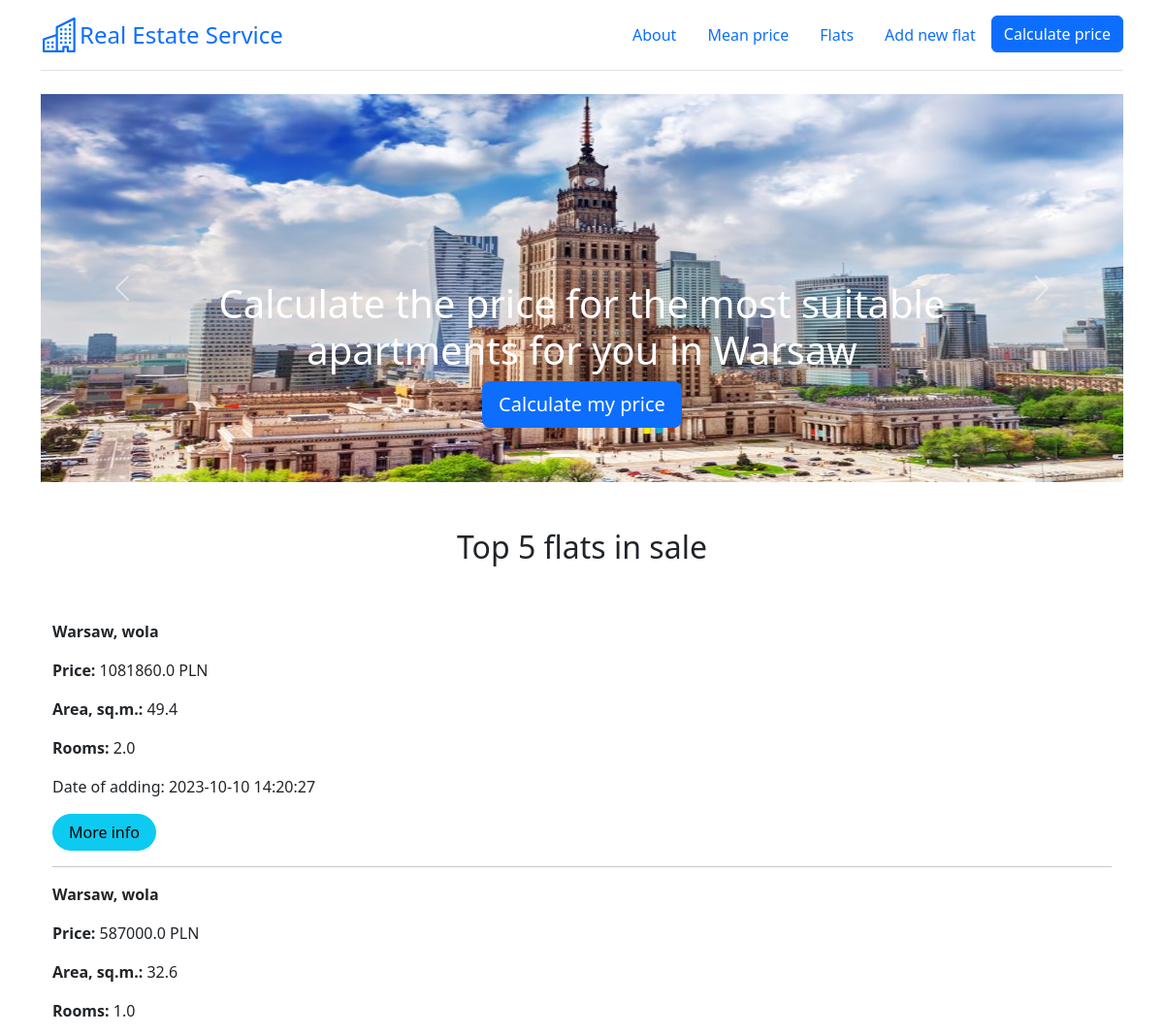
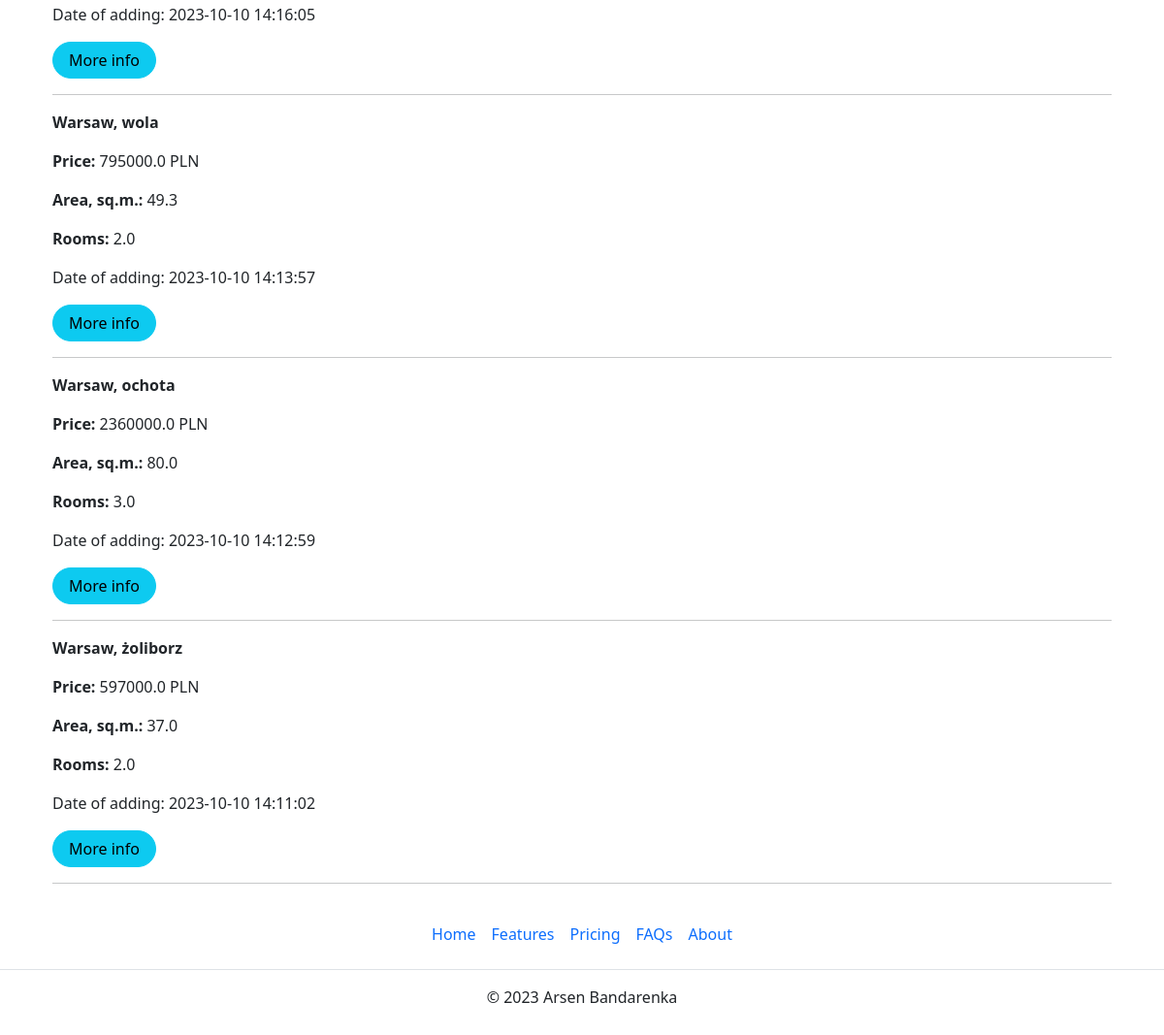
Page /home on the earlier database version (2 pictures, top to bottom).
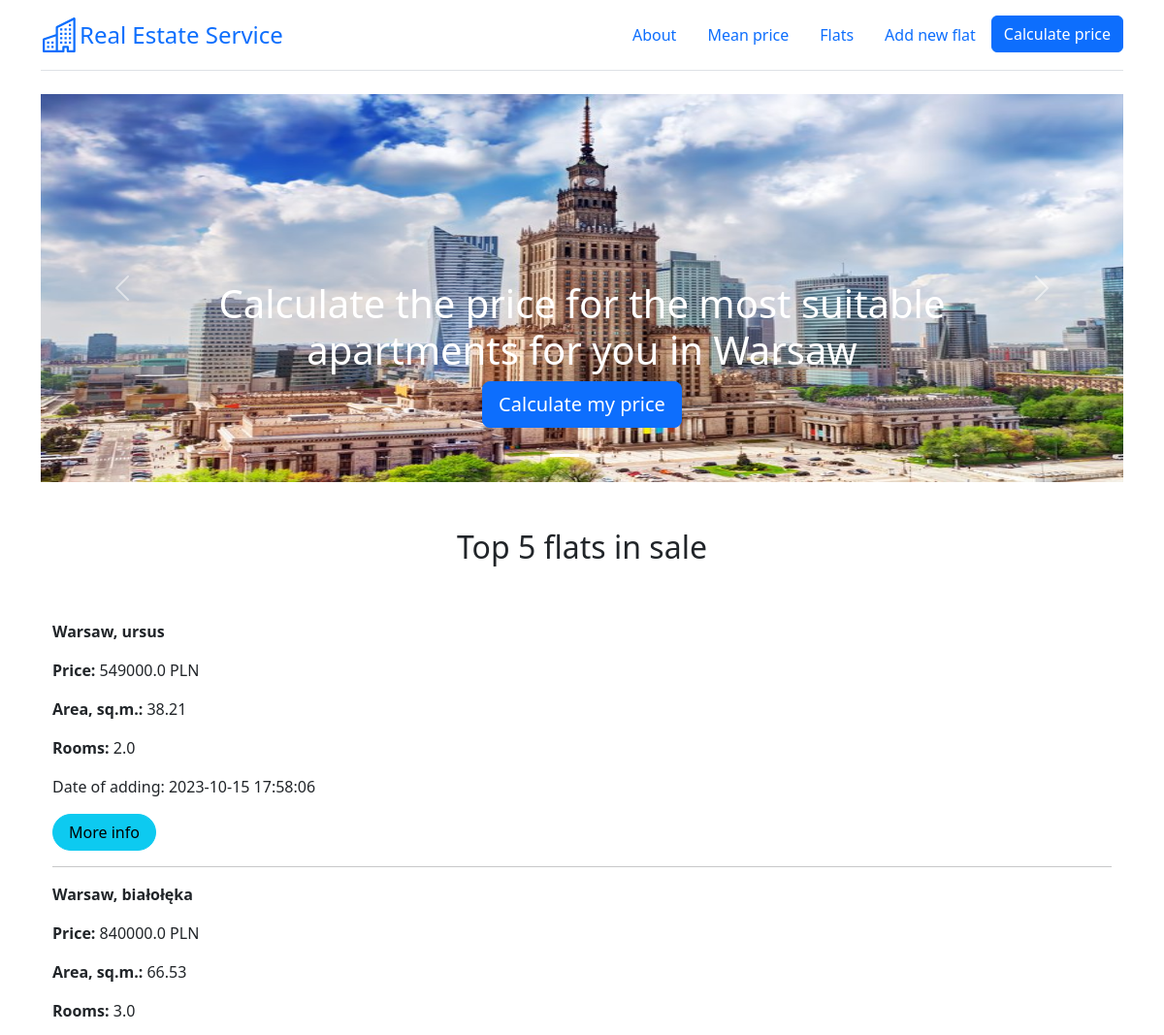
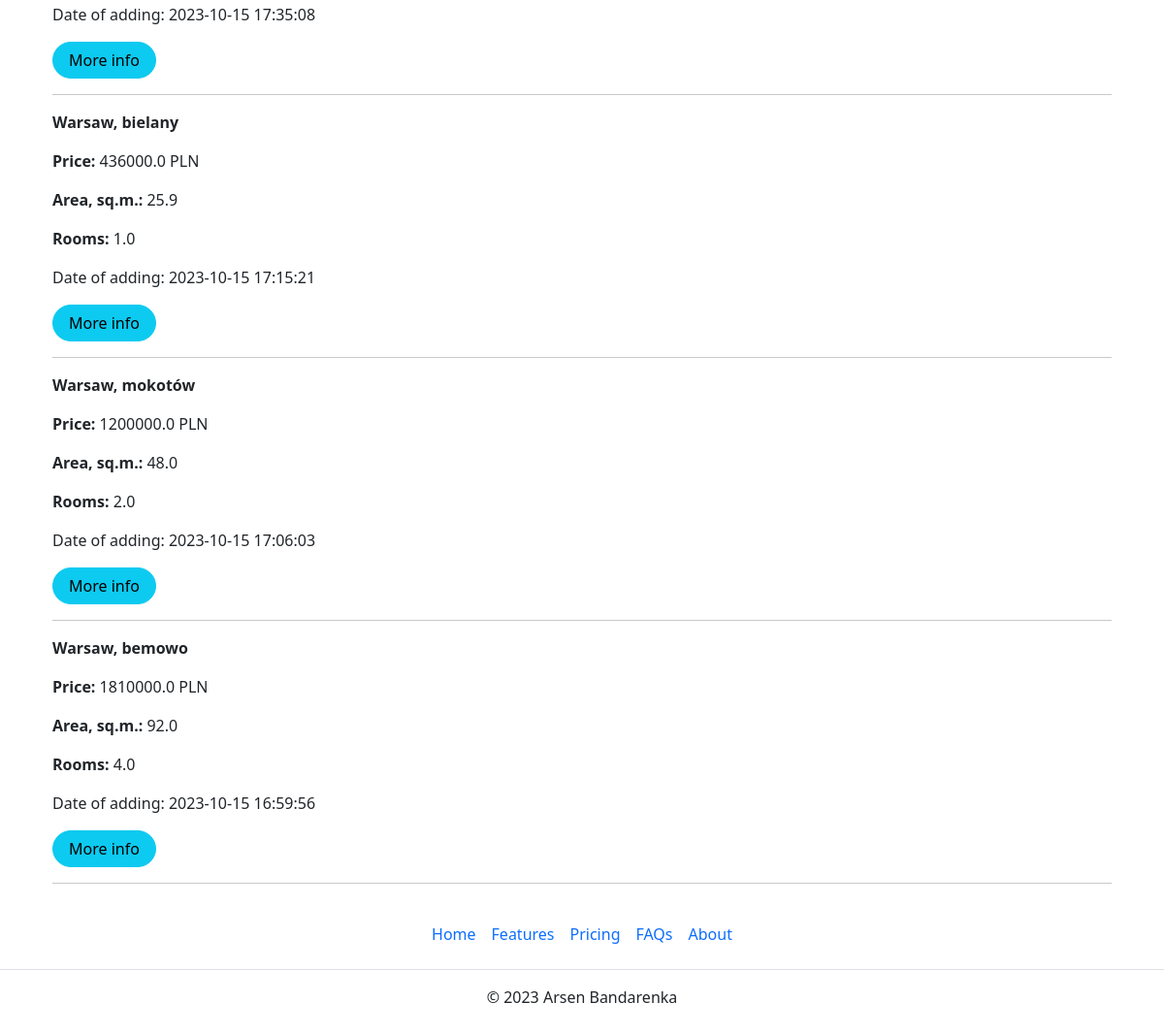
Same page on the later database version (2 pictures, top to bottom).
### app.py (models this page shows)
class Flat(db.Model):
    __tablename__ = "flats_load"
    __table_args__ = {'extend_existing': True}
    id = db.Column(db.Integer, primary_key=True, unique=True)
    district = db.Column(db.Text)
    street = db.Column(db.Text)
    price = db.Column(db.Float)
    area = db.Column(db.Float)
    rooms = db.Column(db.Integer)
    renovation = db.Column(db.Integer)
    floor = db.Column(db.Integer)
    market = db.Column(db.Integer)
    elevator = db.Column(db.Integer)
    balcony = db.Column(db.Integer)
    terrace = db.Column(db.Integer)
    garden = db.Column(db.Integer)
    central_heating = db.Column(db.Integer)
    seller = db.Column(db.Integer)
    blok = db.Column(db.Integer)
    parking = db.Column(db.Integer)
    publication_date = db.Column(db.DateTime, default=datetime.datetime.now())

### app.py (the view)
@app.route('/')
@app.route('/home')
def home():
    flats = db.session.execute(db.select(Flat).order_by(Flat.publication_date.desc())).fetchmany(5)
    flats = [f[0] for f in flats]
    return render_template('main_page.html', flats=flats, floor_dict=floor_dict)

### templates/main_page.html (shortened to what this page needs)
{% extends 'base.html' %}
{% block carousel %}
<div class="container">
<div id="myCarousel" class="carousel slide mb-6" data-bs-ride="carousel" data-bs-theme="light">
    <div class="carousel-indicators">
      <button type="button" data-bs-target="#myCarousel" data-bs-slide-to="0" aria-label="Slide 1" class="active" aria-current="true"></button>
      <button type="button" data-bs-target="#myCarousel" data-bs-slide-to="1" aria-label="Slide 2" class=""></button>
    </div>
    <div class="carousel-inner">
      <div class="carousel-item active">
          <img src="static/images/waw_image.jpg" alt="Warsaw image" width="1300" height="400">
        <div class="container">
          <div class="carousel-caption">
            <h1>Calculate the price for the most suitable apartments for you in Warsaw</h1>
            <p><a class="btn btn-lg btn-primary" href="/predict_price">Calculate my price</a></p>
          </div>
        </div>
      </div>
    </div>
    <button class="carousel-control-prev" type="button" data-bs-target="#myCarousel" data-bs-slide="prev">
      <span class="carousel-control-prev-icon" aria-hidden="true"></span>
    </button>
    <button class="carousel-control-next" type="button" data-bs-target="#myCarousel" data-bs-slide="next">
      <span class="carousel-control-next-icon" aria-hidden="true"></span>
    </button>
  </div>
</div>
{% endblock %}
{% block text_center %}<h2>Top 5 flats in sale</h2>{% endblock %}
{% block body %}
<div class="container">
    {% for flat in flats %}
    <p><strong>Warsaw, {{flat.district}}</strong></p>
    <p><strong>Price: </strong> {{flat.price}} PLN</p>
    <p><strong>Area, sq.m.: </strong> {{flat.area}}</p>
    <p><strong>Rooms: </strong> {{flat.rooms}}</p>
    <p>Date of adding: {{flat.publication_date}}</p>
    <a href="/flats/{{ flat.id }}" class="btn btn-info rounded-pill px-3">More info</a>
    <hr>
    {% endfor %}
</div>
{% endblock %}

Differences in the rows shown:
no longer on this page (row edited): Flat: district "wola", price "1081860.0", area "49.4", rooms "2.0", publication_date "2023-10-10 14:20:27"
no longer on this page (row edited): Flat: district "wola", price "587000.0", area "32.6", rooms "1.0", publication_date "2023-10-10 14:16:05"
no longer on this page (row edited): Flat: district "wola", price "795000.0", area "49.3", rooms "2.0", publication_date "2023-10-10 14:13:57"
removed Flat: district "ochota", price "2360000.0", area "80.0", rooms "3.0", publication_date "2023-10-10 14:12:59"
no longer on this page (row edited): Flat: district "żoliborz", price "597000.0", area "37.0", rooms "2.0", publication_date "2023-10-10 14:11:02"
added Flat: district "ursus", price "549000.0", area "38.21", rooms "2.0", publication_date "2023-10-15 17:58:06"
now on this page (row edited): Flat: district "białołęka", price "840000.0", area "66.53", rooms "3.0", publication_date "2023-10-15 17:35:08"
now on this page (row edited): Flat: district "bielany", price "436000.0", area "25.9", rooms "1.0", publication_date "2023-10-15 17:15:21"
now on this page (row edited): Flat: district "mokotów", price "1200000.0", area "48.0", rooms "2.0", publication_date "2023-10-15 17:06:03"
now on this page (row edited): Flat: district "bemowo", price "1810000.0", area "92.0", rooms "4.0", publication_date "2023-10-15 16:59:56"
